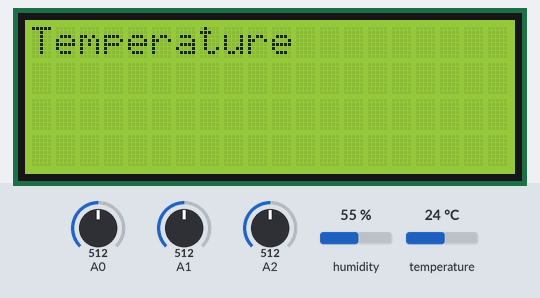
Recording of a sketch running on a simulated Arduino Uno, built with avr-gcc and run on an emulated ATmega328P. Parts: 20×4 character LCD. The test bench sets the inputs (shaded band); at power-on: humidity 55 %, temperature 24 °C, A0 = 512, A1 = 512, A2 = 512.

Above: at 7.5 s.
7.6 s: humidity set to 22 %
At 12.3 s:
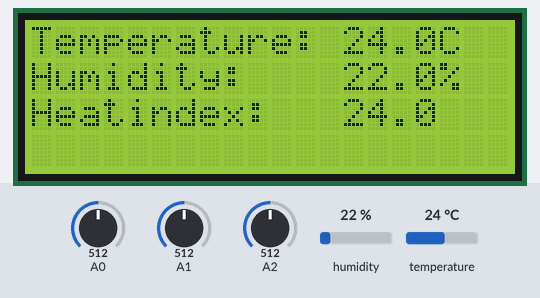
15.9 s: temperature set to 12 °C
24.2 s: humidity set to 40 %
At 28.8 s:
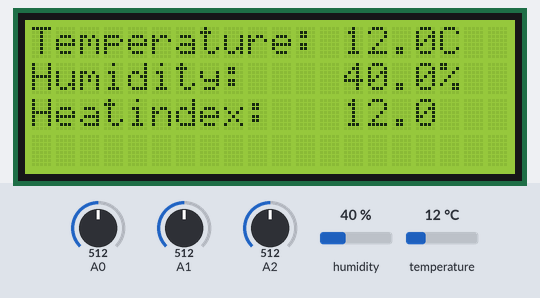
32.5 s: A0 set to 716
At 36.6 s:
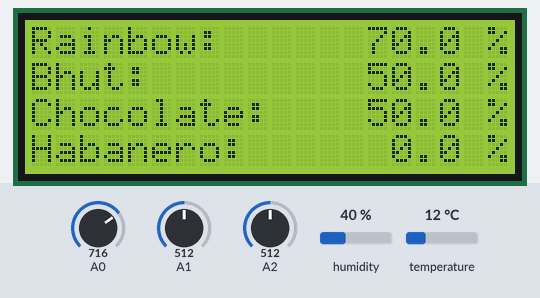
40.8 s: A1 set to 716
At 51.32 s:
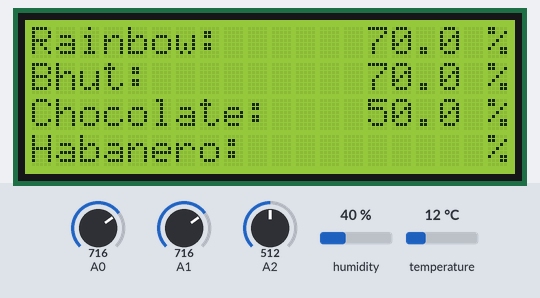
51.8 s: A0 set to 992
At 66.08 s:
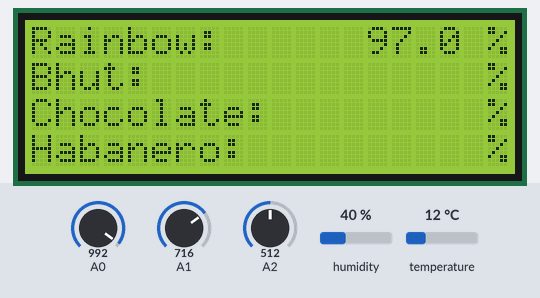

Measured:
- what the display in image 1 shows lasts 2.1 s, from 11.9 s to 14.0 s
- what the display in image 3 shows lasts 2.2 s, from 35.9 s to 38.1 s

The sketch:

DisplayTest.ino
```cpp
//================================== Libraries ==========================================\\
// Connect pin 1 (on the left) of the sensor to +5V
// NOTE: If using a board with 3.3V logic like an Arduino Due connect pin 1
// to 3.3V instead of 5V!
// Connect pin 2 of the sensor to whatever your DHTPIN is
// Connect pin 4 (on the right) of the sensor to GROUND
// Connect a 10K resistor from pin 2 (data) to pin 1 (power) of the sensor
#define DHTTYPE DHT22   // DHT 22  (AM2302), AM2321
#include <LiquidCrystal_I2C.h>
#include <Wire.h>
#include <stdio.h>
#include <ctype.h>
#include <LiquidCrystal.h>
#include "DHT.h"
#define DHTPIN 7     // what digital pin we're connected to
//================================== Variables ==========================================\\
int characterMAX = 20;
int currentLine = 0;
bool firstInit = true;
LiquidCrystal_I2C lcd(0x27, 20, 4);
char hello[] = "Welcome, please wait for the system to start up...";
char *helloPtr = hello;
float temperature1, humidity1, heatIndex1;
int line; // the current line one the display we are at.
char tempLine[] = "Temperature: ";
char humidLine[] = "Humidity: ";
char heatIndexLine[] = "Heatindex: ";
char *temperaturePtr = tempLine;
char *humidityPtr = humidLine;
char *heatIndexPtr = heatIndexLine;
#define ARRAYSIZE 20
int displayLength = 20;
char tempBufferArray[50];
char *tempPtr;
int blaeser;
float rainbow, bhut, chocolate, habanero;
char habaneroPin[] = "A0";
char chocolatePin[] = "A1";
char bhutPin[] = "A2";
char rainbowPin[] = "A3";
char habaneroLine[] = "Habanero: ";
char rainbowLine[] = "Rainbow: ";
char bhutLine[] = "Bhut: ";
char chocolateLine[] = "Chocolate: ";
char *chocolatePTR = chocolateLine;
char *bhutPTR = bhutLine;
char *rainbowPTR = rainbowLine;
char *habaneroPTR = habaneroLine;
//================================== Methods ==========================================\\
void letterByLetter(char* &input, int line);
void letterByLetter(char* &input, int x, int y);
void clearDisplay();
void initSoilScreen();
void initDHT22Screen();
void updateDHT22();
void updateSoilHumidity();
// Initialize DHT sensor.
// Note that older versions of this library took an optional third parameter to
// tweak the timings for faster processors.  This parameter is no longer needed
// as the current DHT reading algorithm adjusts itself to work on faster procs.
DHT dht(DHTPIN, DHTTYPE);
//=============================== The main program ====================================\\

//What has to start up? //TODO Please make it so, a series of buttons can control this :)
void setup() {
  //initialize the lcd
  Serial.begin(9600);
  lcd.init();
  lcd.backlight();
  lcd.home();
  clearDisplay();
  //start the dht22
  dht.begin();
  //Tell a welcome message
  letterByLetter(helloPtr, 0);
  delay(1000);
  clearDisplay();
}


//The main loop //TODO please make it so, a series of buttons can control this part
void loop() {
  clearDisplay();
  initDHT22Screen();
  updateDHT22();
  delay(2000); // the sensor is slow, so we need a delay in order for the sensor to calibrate.
  clearDisplay();
  initSoilScreen();
  updateSoilHumidity();
  delay(2000);
}

//Method to set the static text of the Soil screen view.
void initSoilScreen(){
  //Writing the lines, each letter at a time
  letterByLetter(rainbowPTR, 0);
  letterByLetter(bhutPTR, 1);
  letterByLetter(chocolatePTR, 2);
  letterByLetter(habaneroPTR, 3);

  //inserting a % sign to tell that it is soil humidity %
  char percent[] = "%";
  // make it into a ptr to print it
  char *percentPTR = percent;
  for(int i=0; i<4; i++){
    letterByLetter(percentPTR, 19, i);
  }
}

//initializing the static text of this view
void initDHT22Screen(){
  //write the static text
  letterByLetter(temperaturePtr, 0);
  letterByLetter(humidityPtr, 1);
  letterByLetter(heatIndexPtr, 2);
}

//updating the humidity and temperaute values
void updateDHT22(){

  delay(2000);//make sure that we get the 2 sec delay we need

  //read the temperature and humidity - heatindex is bugged //TODO please fix this, atm it is the same as the temperature
  humidity1 = dht.readHumidity();
  temperature1 = dht.readTemperature(false, false);
  heatIndex1 = dht.computeHeatIndex(temperature1, humidity1, false);

  // make the three float values into char arrays, so they can be displayed onto the LCD display
  char bufferHumidity[5];
  char bufferTemp[5];
  char bufferHeat[5];
  dtostrf(humidity1, 5, 1, bufferHumidity);
  dtostrf(temperature1, 5, 1, bufferTemp);
  dtostrf(heatIndex1, 5, 1, bufferHeat);


  //insert the values
  int character = 13;

  //for humidity
  for(int i = 0; i <4; i++){
    lcd.setCursor(character+i, 1);
    lcd.print(bufferHumidity[i+1]);
  }
  lcd.setCursor(17,1);
  lcd.print("%");

  //for Tenperature
  for(int i = 0; i <4; i++){
    lcd.setCursor(character+i, 0);
    lcd.print(bufferTemp[i+1]);
  }
  lcd.setCursor(17,0);
  lcd.print("C");

  //for heatindex
  for(int i = 0; i < 4; i++){
    lcd.setCursor(character+i, 2);
    lcd.print(bufferTemp[i+1]);
  }
}

//clears the display
void clearDisplay() {
  char emptyArray[] = " ";
  for (int i = 0; i < 4; i++) { // 4 lines
    for (int k = 0; k < 20; k++) { //20 characters in each line
      lcd.setCursor(k, i);
      lcd.print(emptyArray);
    }
  }
}


int iArray;
int arraySize;
int arrayTMP;

//used for writing from the first character in the line and for strings longer than 20 characters
void letterByLetter(char* &input, int line) {
  iArray = 0;
  arraySize = 0;
  arrayTMP = 0;

  currentLine = line;
  iArray = 0;

  lcd.setCursor(0, currentLine);


//TODO please insert at function that can print multiline, and places the whole word on the next line
  while (input[iArray] != '\0') {     // While we are not at the end of the array
    if (arrayTMP == 20) {                 //if we are at the end,
      currentLine++;                      // change line
      arrayTMP = 0;                       // reset the counter
      lcd.setCursor(0, currentLine);      // place the cursor on the next line
      if (input[iArray] == ' ') {         // if the next character is a space,
        iArray++;                         // goto the next place in the array - hence a line won't start with a space :)
      }

    }
    lcd.print(input[iArray]);           //print the element iArray in input array
    delay(100);
    iArray++;                           //see the next place in the array
    arrayTMP++;                         //and count the counter for the line one up
  }
}

int chiliArraySize = 7;
float maxSoilValue = 1023.0;

//used to update the values from the soil humidity
void updateSoilHumidity(){
  //read from analog 0-3
  rainbow = analogRead(A0);
  bhut = analogRead(A1);
  chocolate = analogRead(A2);

  //convert to percentages
  float rainbowPercent = (float)(rainbow/maxSoilValue)*100;
  float bhutPercent= (float)(bhut/maxSoilValue)*100;
  float chocolatePercent = (float)(chocolate/maxSoilValue)*100;
  float habaneroPercent = (float)(habanero/maxSoilValue)*100;

  //create chars to store the values in readable format to the LCD screen
  char rainbowArray[chiliArraySize];
  char bhutArray[chiliArraySize];
  char chocolateArray[chiliArraySize];
  char habaneroArray[chiliArraySize];

  //and then move from float to char[]
  dtostrf(rainbowPercent, 5, 1, rainbowArray);
  dtostrf(bhutPercent, 5,1, bhutArray);
  dtostrf(chocolatePercent, 5, 1, chocolateArray);
  dtostrf(habaneroPercent, 5, 1, habaneroArray);
  /*
  //conversion from int to char[]
  sprintf(rainbowArray, "%f", rainbow);
  sprintf(bhutArray, "%f", bhut);
  sprintf(chocolateArray, "%fl", chocolate);
  sprintf(habaneroArray, "%lf", habanero);
  */

  //create pointers in order to print them
  char *rainbowTmpPtr = rainbowArray;
  char *bhutTmpPtr = bhutArray;
  char *chocolateTmpPtr = chocolateArray;
  char *habaneroTmpPtr = habaneroArray;

  //place the text  //TODO make a metod to place text without delay
  letterByLetter(rainbowTmpPtr,13, 0);
  letterByLetter(bhutTmpPtr, 13, 1);
  letterByLetter(chocolateTmpPtr, 13, 2);
  letterByLetter(habaneroTmpPtr, 13, 3);
}

//used for starting at a specific position on a line, here x is the posistion on the line and y is the line
void letterByLetter(char* &input, int x, int y) {
  if(y > 4 || x > 20 || y < 0 || x < 0){    //make sure we won't get garbage requests
    return;
  }
/*Local veriables */
  iArray = 0;
  arraySize = 0;
  arrayTMP = 0;
  currentLine = y;
  iArray = 0;

  //place the cursor at the desired location
  lcd.setCursor(x, currentLine);

  while (input[iArray] != '\0') { // while we are not at the end of the array

    if (arrayTMP == 20) {           //if we are at the end of the line
      currentLine++;                  //count up the line
      arrayTMP = 0;                   //reset the character counter
      x = 0;                          //make ready to change line
      lcd.setCursor(x, currentLine);  //place the cursor at the next line

      if (input[iArray] == ' ') {     //if the character is a space
        iArray++;                       //move another place in the array
      }
    }

    lcd.print(input[iArray]);       //print the resulting place in the array
    delay(100);                     //a short delay
    iArray++;                       //goto next place in the array
    arrayTMP++;                     //count up the character counter
  }
}
```
